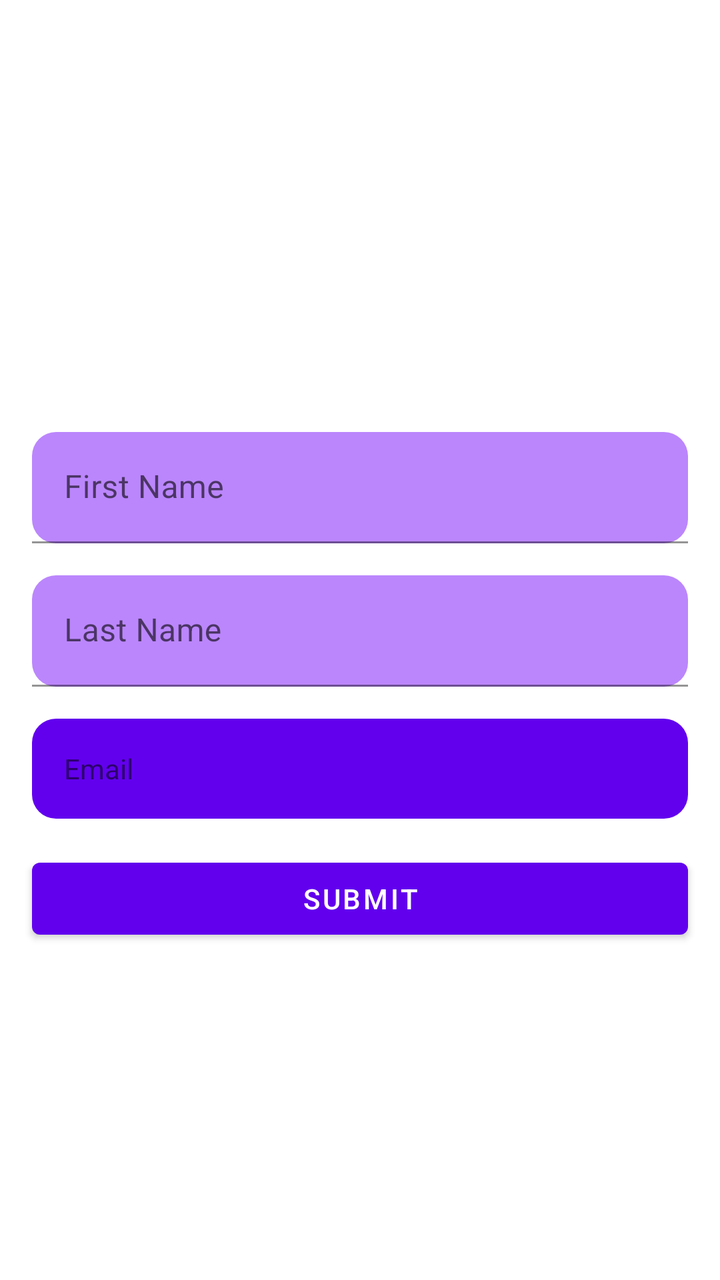
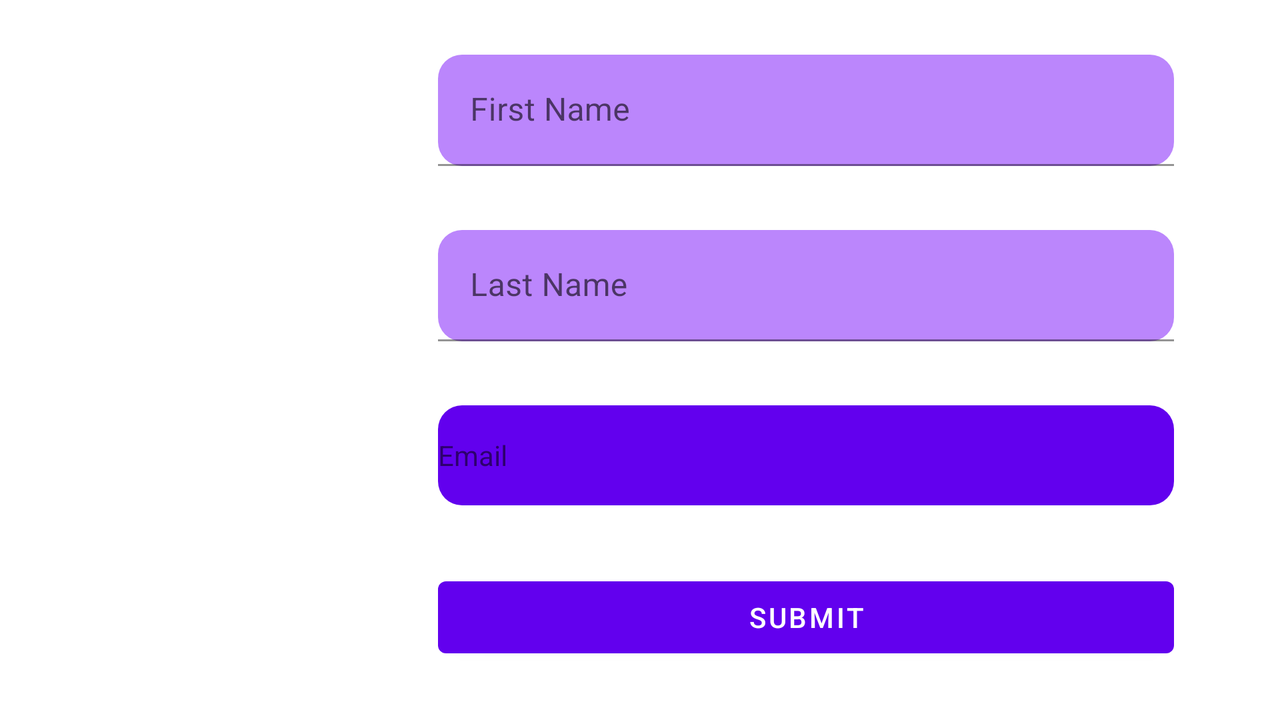

The same Android screen from two of the app's own layout files: first res/layout/ as a phone draws it, then the repository's variant for another configuration, drawn on a device whose configuration selects that folder. Both files follow.
<!-- AndroidManifest.xml: application theme Theme.NaderCodeChallenge1 -->
<!-- res/layout/fragment_edit_profile.xml -->
<?xml version="1.0" encoding="utf-8"?>
<androidx.constraintlayout.widget.ConstraintLayout xmlns:android="http://schemas.android.com/apk/res/android"
    xmlns:tools="http://schemas.android.com/tools"
    android:layout_width="match_parent"
    android:layout_height="match_parent"
    xmlns:app="http://schemas.android.com/apk/res-auto"
    tools:context=".presentation.ui.editprofile.EditProfileFragment">
    <com.google.android.material.imageview.ShapeableImageView
        android:id="@+id/profileImageView"
        android:layout_width="@dimen/profilePictureLarge"
        android:layout_height="@dimen/profilePictureLarge"
        android:layout_marginTop="50dp"
        app:layout_constraintEnd_toEndOf="parent"
        app:layout_constraintStart_toStartOf="parent"
        app:layout_constraintTop_toTopOf="parent"
        app:shapeAppearanceOverlay="@style/ShapeAppearanceOverlay.App.CornerSize50Percent"
        app:srcCompat="@drawable/user" />

    <com.google.android.material.textfield.TextInputLayout
        android:id="@+id/textInputLayout7"
        android:layout_width="match_parent"
        android:layout_height="wrap_content"
        android:hint="@string/firstname"
        android:layout_margin="16dp"
        app:layout_constraintEnd_toEndOf="parent"
        app:layout_constraintStart_toStartOf="parent"
        app:layout_constraintTop_toBottomOf="@+id/profileImageView">

        <com.google.android.material.textfield.TextInputEditText
            android:id="@+id/FirstNameField"
            android:layout_width="match_parent"
            android:layout_height="wrap_content"
            android:background="@drawable/txt_field"
            android:inputType="textEmailAddress" />
    </com.google.android.material.textfield.TextInputLayout>

    <com.google.android.material.textfield.TextInputLayout
        android:id="@+id/textInputLayout8"
        android:layout_width="match_parent"
        android:layout_height="wrap_content"
        android:layout_margin="16dp"
        android:hint="@string/lastname"
        app:layout_constraintEnd_toEndOf="parent"
        app:layout_constraintStart_toStartOf="parent"
        app:layout_constraintTop_toBottomOf="@+id/textInputLayout7">

        <com.google.android.material.textfield.TextInputEditText
            android:id="@+id/lastNameField"
            android:layout_width="match_parent"
            android:layout_height="wrap_content"
            android:background="@drawable/txt_field"
            android:inputType="textEmailAddress" />
    </com.google.android.material.textfield.TextInputLayout>

    <com.google.android.material.textview.MaterialTextView
        android:id="@+id/emailField"
        android:layout_width="match_parent"
        android:layout_height="50dp"
        android:layout_margin="16dp"
        android:background="@drawable/edit_text_field"
        android:gravity="center_vertical"
        android:paddingLeft="16dp"
        android:text="@string/email"
        app:layout_constraintTop_toBottomOf="@+id/textInputLayout8"
        tools:layout_editor_absoluteX="16dp"/>

    <com.google.android.material.button.MaterialButton
        android:id="@+id/submit"
        android:layout_width="match_parent"
        android:layout_height="wrap_content"
        android:layout_margin="16dp"
        android:text="@string/submit"
        android:textColor="@color/white"
        app:layout_constraintEnd_toEndOf="parent"
        app:layout_constraintTop_toBottomOf="@+id/emailField" />



</androidx.constraintlayout.widget.ConstraintLayout>
<!-- resources referenced by this layout -->
<resources>
  <color name="white">#FFFFFFFF</color>
  <dimen name="profilePictureLarge">150dp</dimen>
  <!-- drawable edit_text_field (drawable) -->
  <?xml version="1.0" encoding="utf-8"?>
  <shape xmlns:android="http://schemas.android.com/apk/res/android"
      android:shape="rectangle">
      <solid android:color="@color/purple_500" />
      <corners android:bottomRightRadius="12dp"
          android:bottomLeftRadius="12dp"
          android:topRightRadius="12dp"
          android:topLeftRadius="12dp"/>
  </shape>
  <!-- drawable txt_field (drawable) -->
  <?xml version="1.0" encoding="utf-8"?>
  <shape xmlns:android="http://schemas.android.com/apk/res/android"
      android:shape="rectangle">
      <solid android:color="@color/purple_200" />
      <corners android:bottomRightRadius="12dp"
          android:bottomLeftRadius="12dp"
          android:topRightRadius="12dp"
          android:topLeftRadius="12dp"/>
  </shape>
  <string name="email">Email</string>
  <string name="firstname">First Name</string>
  <string name="lastname">Last Name</string>
  <string name="submit">Submit</string>
  <style name="Theme.NaderCodeChallenge1" parent="Theme.MaterialComponents.DayNight.NoActionBar">
          
          <item name="colorPrimary">@color/purple_500</item>
          <item name="colorPrimaryVariant">@color/purple_700</item>
          <item name="colorOnPrimary">@color/white</item>
          
          <item name="colorSecondary">@color/teal_200</item>
          <item name="colorSecondaryVariant">@color/teal_700</item>
          <item name="colorOnSecondary">@color/black</item>
          
          <item name="android:statusBarColor" tools:targetApi="l">?attr/colorPrimaryVariant</item>
          
      </style>
  <color name="purple_500">#FF6200EE</color>
  <color name="purple_200">#FFBB86FC</color>
  <color name="purple_700">#FF3700B3</color>
  <color name="teal_200">#FF03DAC5</color>
  <color name="teal_700">#FF018786</color>
  <color name="black">#FF000000</color>
</resources>
<!-- res/layout-land/fragment_edit_profile.xml (the repository's variant of the layout above) -->
<!-- drawn on the phone turned sideways -->
<?xml version="1.0" encoding="utf-8"?>
<androidx.constraintlayout.widget.ConstraintLayout xmlns:android="http://schemas.android.com/apk/res/android"
    xmlns:app="http://schemas.android.com/apk/res-auto"
    xmlns:tools="http://schemas.android.com/tools"
    android:layout_width="match_parent"
    android:layout_height="match_parent"
    tools:context=".ui.editprofile.EditProfileFragment">

    <com.google.android.material.imageview.ShapeableImageView
        android:id="@+id/profileImageView"
        android:layout_width="@dimen/profilePictureLarge"
        android:layout_height="@dimen/profilePictureLarge"
        android:layout_margin="16dp"
        app:layout_constraintBottom_toBottomOf="parent"
        app:layout_constraintStart_toStartOf="parent"
        app:layout_constraintTop_toTopOf="parent"
        app:shapeAppearanceOverlay="@style/ShapeAppearanceOverlay.App.CornerSize50Percent"
        app:srcCompat="@drawable/user" />

    <LinearLayout
        android:layout_width="400dp"
        android:layout_height="wrap_content"
        android:orientation="vertical"
        app:layout_constraintBottom_toBottomOf="parent"
        app:layout_constraintEnd_toEndOf="parent"
        app:layout_constraintStart_toEndOf="@+id/profileImageView"
        app:layout_constraintTop_toTopOf="parent">

        <com.google.android.material.textfield.TextInputLayout
            android:id="@+id/textInputLayout7"
            android:layout_width="match_parent"
            android:layout_height="wrap_content"
            android:hint="@string/firstname"
            android:layout_margin="16dp"
            tools:layout_editor_absoluteX="16dp"
            tools:layout_editor_absoluteY="216dp">

            <com.google.android.material.textfield.TextInputEditText
                android:id="@+id/FirstNameField"
                android:layout_width="match_parent"
                android:layout_height="wrap_content"
                android:background="@drawable/txt_field"
                android:inputType="textEmailAddress" />
        </com.google.android.material.textfield.TextInputLayout>

        <com.google.android.material.textfield.TextInputLayout
            android:id="@+id/textInputLayout8"
            android:layout_width="match_parent"
            android:layout_height="wrap_content"
            android:hint="@string/lastname"
            android:layout_margin="16dp"
            tools:layout_editor_absoluteX="16dp"
            tools:layout_editor_absoluteY="288dp">

            <com.google.android.material.textfield.TextInputEditText
                android:id="@+id/lastNameField"
                android:layout_width="match_parent"
                android:layout_height="wrap_content"
                android:background="@drawable/txt_field"
                android:inputType="textEmailAddress" />
        </com.google.android.material.textfield.TextInputLayout>

        <com.google.android.material.textview.MaterialTextView
            android:id="@+id/emailField"
            android:layout_width="match_parent"
            android:layout_height="50dp"
            android:background="@drawable/edit_text_field"
            android:gravity="center_vertical"
            android:layout_margin="16dp"
            android:text="@string/email"
            tools:layout_editor_absoluteX="16dp"
            tools:layout_editor_absoluteY="359dp" />

        <com.google.android.material.button.MaterialButton
            android:id="@+id/submit"
            android:layout_width="match_parent"
            android:layout_height="wrap_content"
            android:text="@string/submit"
            android:layout_margin="16dp"
            android:textColor="@color/white"
            tools:layout_editor_absoluteX="16dp"
            tools:layout_editor_absoluteY="425dp" />


    </LinearLayout>



</androidx.constraintlayout.widget.ConstraintLayout>
